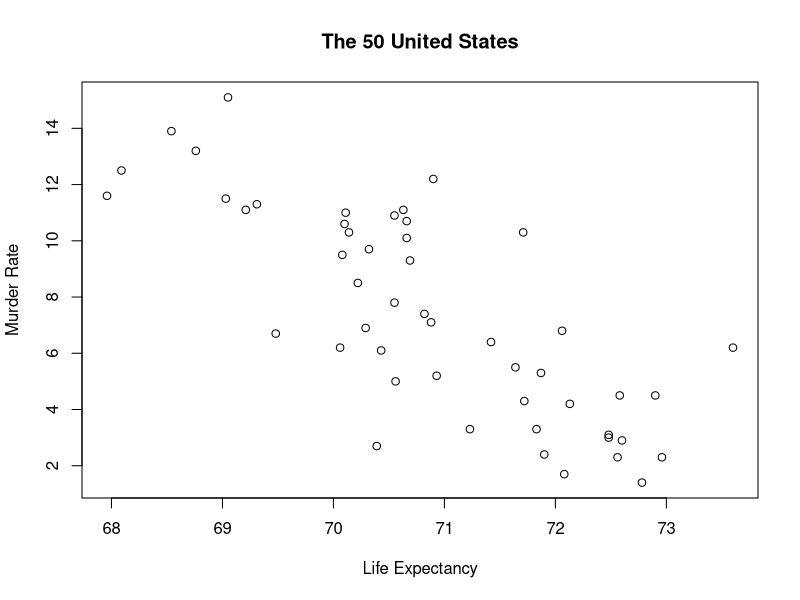
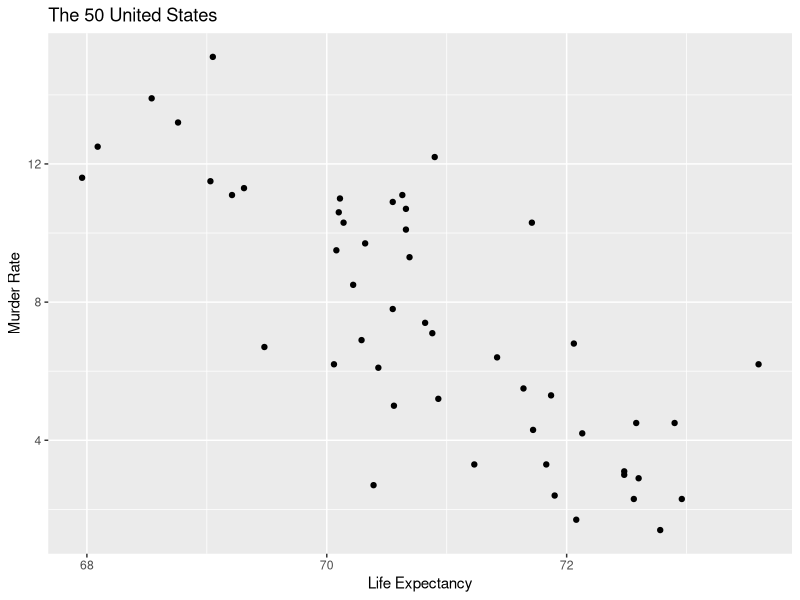
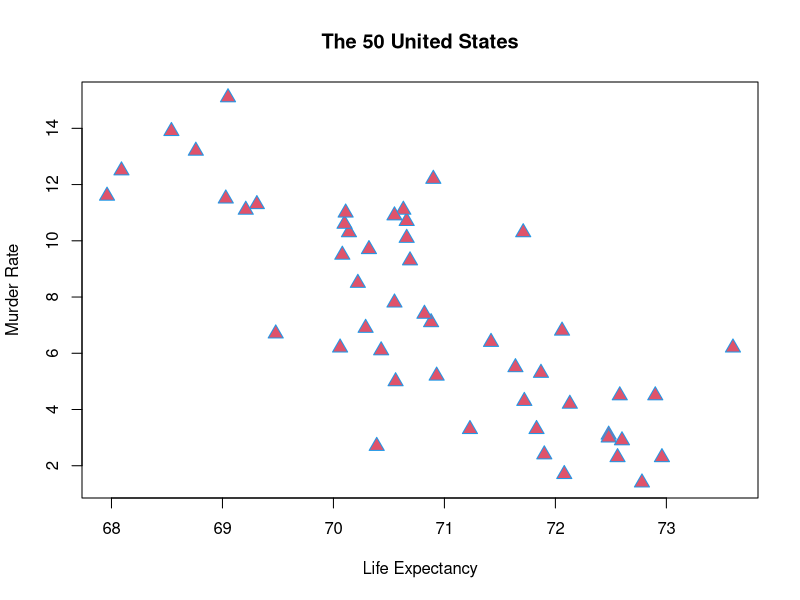
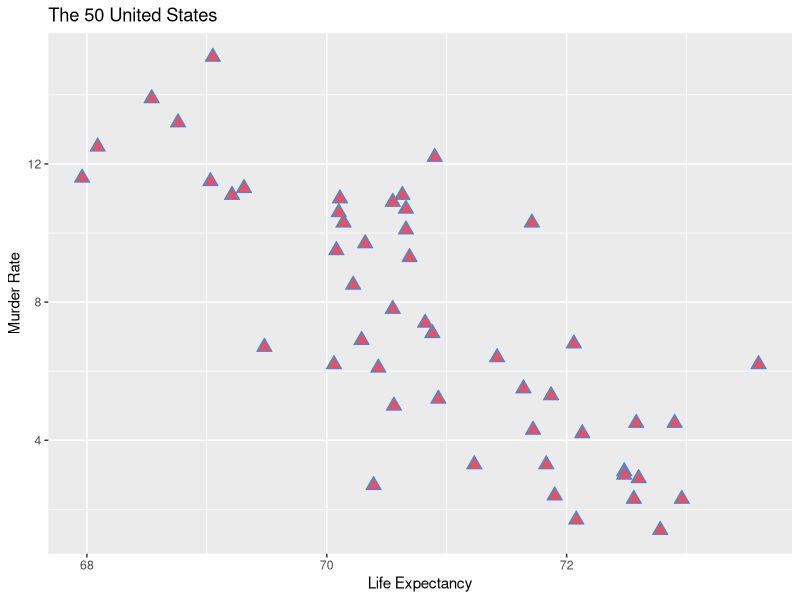
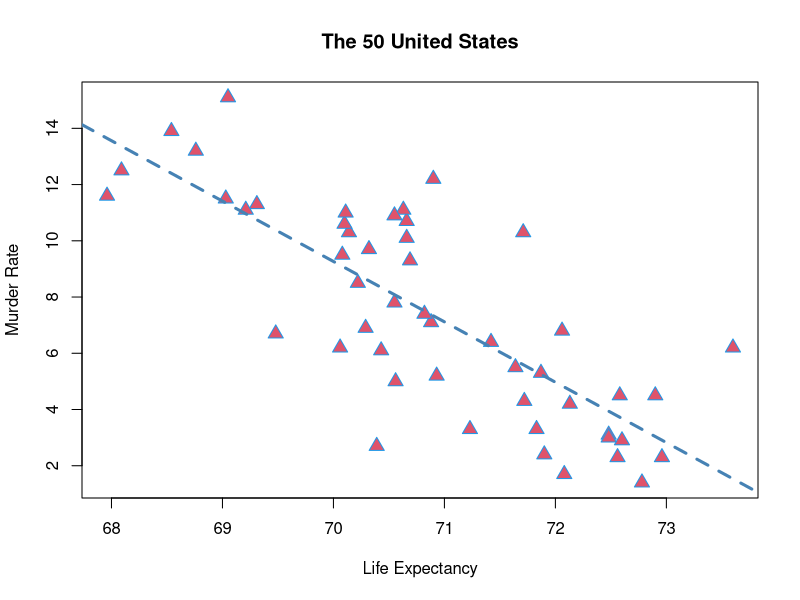
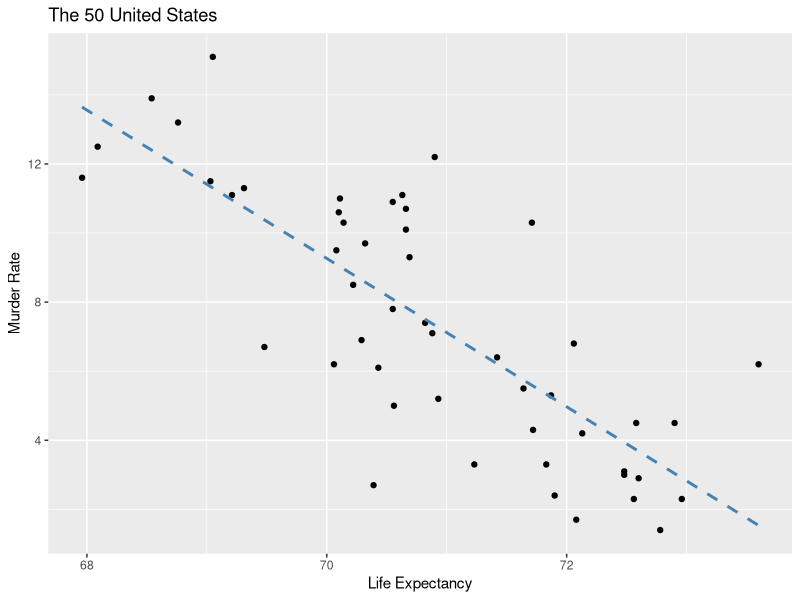
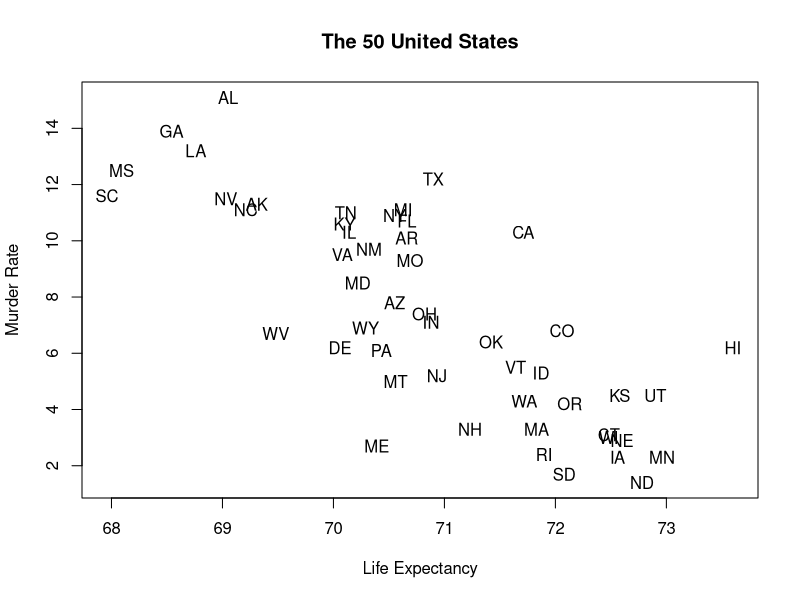
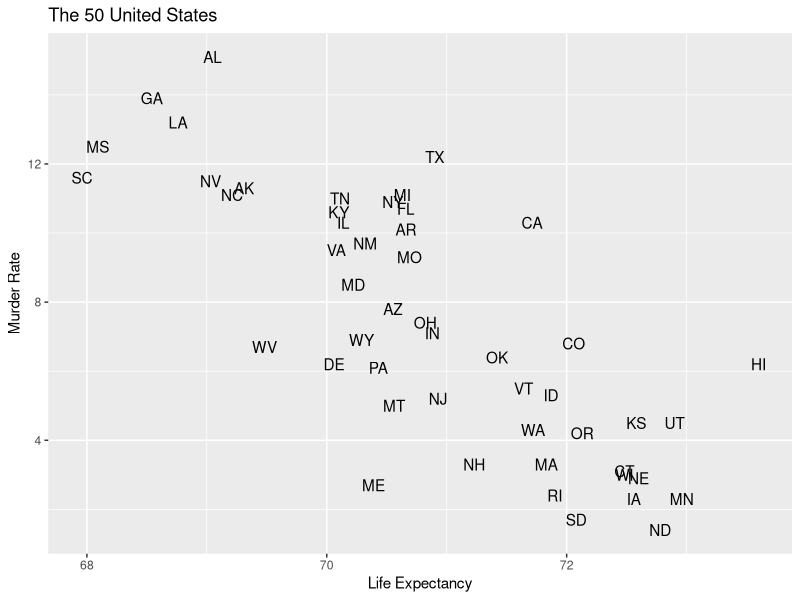

These figures' R source, in order:
###########
# Lists
###########
vec1 <- c(1, "a", FALSE)
vec1
class(vec1)

lst1 <- list(1, "a", FALSE)
lst1
class(lst1)

lst1[[1]]
class(lst1[[1]])
lst1[[2]]
class(lst1[[2]])
lst1[[3]]
class(lst1[[3]])

lst1 <- list(number = 1, letter = "a", third_thing = FALSE)
lst1

#################
# Data frames
#################
state.x77
class(state.x77)
typeof(state.x77)

df <- data.frame(state.x77)
class(df)
str(df)
df
# Add variables
df <- data.frame(df, abb = state.abb, regn = state.region)
str(df)
state.region
# Load packages from the tidyverse
library(tidyverse)

# mutate() to add two variables that use percentiles to
# create binned versions of other variables.
df <- mutate(df, 
             Murder_C = ntile(Murder, 2),
             Life.Exp_C = ntile(Life.Exp, 4))
str(df)

# Make the new binned variables factors and rename the
# levels
df$Murder_C <- factor(df$Murder_C,
                      levels = c(1, 2), 
                      labels = c("Low", "High"))
df$Life.Exp_C <- factor(df$Life.Exp_C,
                        levels = c(1, 2, 3, 4), 
                        labels = c("Lowest", "Low", "High", "Highest"))
str(df)
table(df$Murder_C)
table(df$Life.Exp_C)

#############################
# Plotting bivariate data
#############################
# Scatterplots for two numeric variables
plot(x = df$Life.Exp, 
     y = df$Murder,
     xlab = "Life Expectancy",
     ylab = "Murder Rate",
     main = "The 50 United States")

ggplot(data = df, mapping = aes(x = Life.Exp, y = Murder)) + 
  geom_point() + 
  xlab("Life Expectancy") + 
  ylab("Murder Rate") + 
  ggtitle("The 50 United States")

plot(x = df$Life.Exp, 
     y = df$Murder,
     pch = 24,
     cex = 1.5, # character expansion
     bg = 2, # background color
     col = 4, # point line color
     xlab = "Life Expectancy",
     ylab = "Murder Rate",
     main = "The 50 United States")

ggplot(data = df, mapping = aes(x = Life.Exp, y = Murder)) + 
  geom_point(shape = 24, fill = 2, color = 4, size = 3.5) + 
  xlab("Life Expectancy") + 
  ylab("Murder Rate") + 
  ggtitle("The 50 United States")

# Lots of options for point characters, line types, colors, etc.
?points
?par # see the lty argument for line types
# See this link (below) for a list of recognized color names.
# http://www.stat.columbia.edu/~tzheng/files/Rcolor.pdf

plot(x = df$Life.Exp, 
     y = df$Murder,
     pch = 24,
     cex = 1.5, # character expansion
     bg = 2, # background color
     col = 4, # point line color
     xlab = "Life Expectancy",
     ylab = "Murder Rate",
     main = "The 50 United States")

# Run linear regression and plot line of best fit
lm1 <- lm(formula = Murder ~ Life.Exp, data = df)
abline(lm1, col = "steelblue", lty = 2, lwd = 3)

ggplot(data = df, mapping = aes(x = Life.Exp, y = Murder)) + 
  geom_point() + 
  geom_smooth(method = "lm", formula = y ~ x, se = FALSE, 
              color = "steelblue", linetype = "dashed") +
  xlab("Life Expectancy") + 
  ylab("Murder Rate") + 
  ggtitle("The 50 United States")

plot(x = df$Life.Exp, 
     y = df$Murder,
     xlab = "Life Expectancy",
     ylab = "Murder Rate",
     main = "The 50 United States",
     type = "n")
text(x = df$Life.Exp, 
     y = df$Murder,
     labels = df$abb)

ggplot(data = df, mapping = aes(x = Life.Exp, y = Murder)) + 
  geom_text(mapping = aes(label = abb)) + 
  xlab("Life Expectancy") + 
  ylab("Murder Rate") + 
  ggtitle("The 50 United States")

as.numeric(df$regn)
cols <- factor(x = df$regn, 
               levels = c("Northeast", "South", "North Central", "West"),
               labels = c("blue", "red", "purple", "green"))
as.character(cols)
df
plot(x = df$Life.Exp, 
     y = df$Murder,
     xlab = "Life Expectancy",
     ylab = "Murder Rate",
     main = "The 50 United States",
     type = "n")
text(x = df$Life.Exp, 
     y = df$Murder,
     labels = df$abb,
     col = as.character(cols))
legend(x = "topright",
       legend = c("Northeast", "South", "North Central", "West"),
       col = c("blue", "red", "purple", "green"),
       pch = 15, pt.cex = 1.5)
df
ggplot(data = df, mapping = aes(x = Life.Exp, y = Murder)) + 
  geom_text(mapping = aes(label = abb, color = regn)) + 
  xlab("Life Expectancy") + 
  ylab("Murder Rate") + 
  ggtitle("The 50 United States")

ggplot(data = df, mapping = aes(x = Life.Exp, y = Murder)) + 
  geom_point(mapping = aes(color = regn), size = -2) + 
  geom_text(mapping = aes(label = abb, color = regn), show.legend = FALSE) + 
  xlab("Life Expectancy") + 
  ylab("Murder Rate") + 
  ggtitle("The 50 United States") +
  guides(color = guide_legend(override.aes = list(size = 5, pch = 15)))
  
boxplot(df$Murder ~ df$regn,
        ylab = "Murder Rate",
        xlab = "Region",
        main = "The 50 United States")

ggplot(data = df, mapping = aes(x = regn, y = Murder)) + 
  geom_boxplot() +
  xlab("Region") + 
  ylab("Murder Rate") + 
  ggtitle("The 50 United States")

ggplot(data = df, mapping = aes(x = regn, y = Murder)) + 
  geom_violin() +
  geom_boxplot(width = .1) + 
  xlab("Region") + 
  ylab("Murder Rate") + 
  ggtitle("The 50 United States")
    
tab1 <- table(df$regn)
barplot(tab1)

ggplot(data = df, mapping = aes(x = regn)) + 
  geom_bar()

tab2 <- table(df$regn, df$Murder_C)
tab2

barplot(tab2, beside = TRUE, col = 2:5,
        main = "Grouped Barplot") 
legend(x = 3, y = 13, 
       legend = c("Northeast", "South", "North Central", "West"),
       col = 2:5, pch = 15)

ggplot(data = df, mapping = aes(x = Murder_C, fill = regn)) + 
  geom_bar(position = "dodge") + 
  xlab("Region") + 
  ylab("Murder Rate") + 
  ggtitle("Grouped Barplot") + 
  guides(fill = guide_legend(title = "Region"))

barplot(tab2, beside = FALSE, col = 2:5,
        main = "Grouped Barplot",
        xlab = "Murder Rate") 
legend(x = 1.65, y = 11, 
       legend = c("Northeast", "South", "North Central", "West"),
       col = 2:5, pch = 15)

ggplot(data = df, mapping = aes(x = Murder_C, fill = regn)) + 
  geom_bar() + # Note I removed position = "dodge"
  xlab("Region") + 
  ylab("Murder Rate") + 
  ggtitle("Grouped Barplot") + 
  guides(fill = guide_legend(title = "Region"))
df

